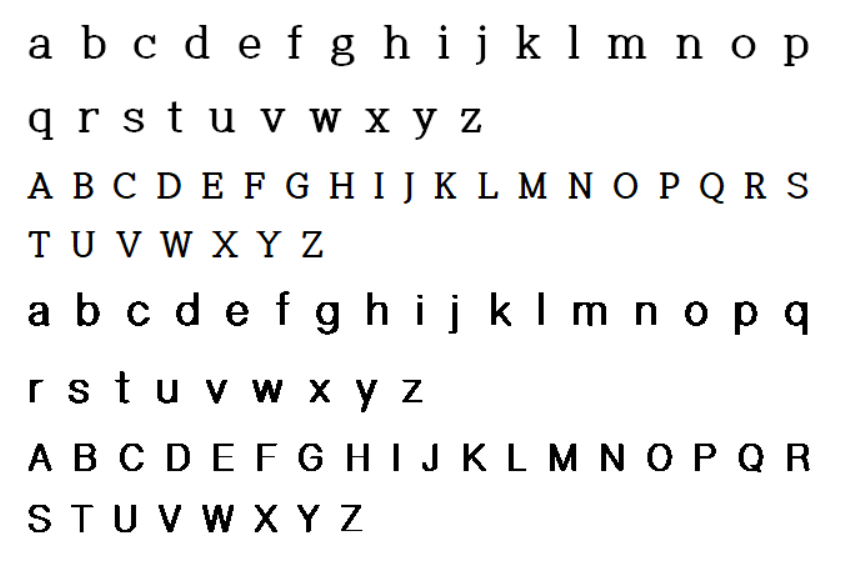
//> input picture spec2.PNG, 853 x 577 px
$ ./GenData   (built with g++ and OpenCV 4)
//> lines starting //> are read from the running program, lines starting //| are printed output that depends on the picture; after the words box and inside, x2 and y2 are one past the last pixel; in counts of white or black regions, pixels touching at a corner belong together
#include<opencv2/core/core.hpp>
#include<opencv2/highgui/highgui.hpp>
#include<opencv2/imgproc/imgproc.hpp>
#include<opencv2/ml/ml.hpp>
#include<opencv2/opencv.hpp>
#include<opencv2/imgcodecs.hpp>

#include<iostream>
#include<vector>
#include<math.h>
#include<stdlib.h>
#include<stdio.h>

// global variables ///////////////////////////////////////////////////////////////////////////////
const int MIN_CONTOUR_AREA = 50;

const int RESIZED_IMAGE_WIDTH = 20;
const int RESIZED_IMAGE_HEIGHT = 30;

///////////////////////////////////////////////////////////////////////////////////////////////////
int main() {

    cv::Mat imgTrainingNumbers;         // input image
    cv::Mat imgGrayscale;               //
    cv::Mat imgBlurred;                 // declare various images
    cv::Mat imgThresh;                  //
    cv::Mat imgThreshCopy;              //

    std::vector<std::vector<cv::Point> > ptContours;        // declare contours vector
    std::vector<cv::Vec4i> v4iHierarchy;                    // declare contours hierarchy

    cv::Mat matClassificationInts;      // these are our training classifications, note we will have to perform some conversions before writing to file later

                                        // these are our training images, due to the data types that the KNN object KNearest requires, we have to declare a single Mat,
                                        // then append to it as though it's a vector, also we will have to perform some conversions before writing to file later
    cv::Mat matTrainingImagesAsFlattenedFloats;

    // possible chars we are interested in are digits 0 through 9 and capital letters A through Z, put these in vector intValidChars
    std::vector<int> intValidChars = {
        'A', 'B', 'C', 'D', 'E', 'F', 'G', 'H', 'I', 'J',
        'K', 'L', 'M', 'N', 'O', 'P', 'Q', 'R', 'S', 'T',
        'U', 'V', 'W', 'X', 'Y', 'Z',
		'a', 'b', 'c','d','e','f','g','h','i','j','k','l','m','n','o','p','q','r','s','t','u','v','w','x','y','z'};

    imgTrainingNumbers = cv::imread("spec2.PNG");          // read in training numbers image
//> imgTrainingNumbers is the input picture: 577 rows x 853 cols, CV_8UC3; mean B, G, R 241.5, 241.5, 241.5

    if (imgTrainingNumbers.empty()) {                               // if unable to open image
        std::cout << "error: image not read from file\n\n";         // show error message on command line
        return(0);                                                  // and exit program
    }

    cv::cvtColor(imgTrainingNumbers, imgGrayscale, cv::COLOR_RGB2GRAY);

    cv::GaussianBlur(imgGrayscale,              // input image
        imgBlurred,                             // output image
        cv::Size(5, 5),                         // smoothing window width and height in pixels
        0);                                     // sigma value, determines how much the image will be blurred, zero makes function choose the sigma value
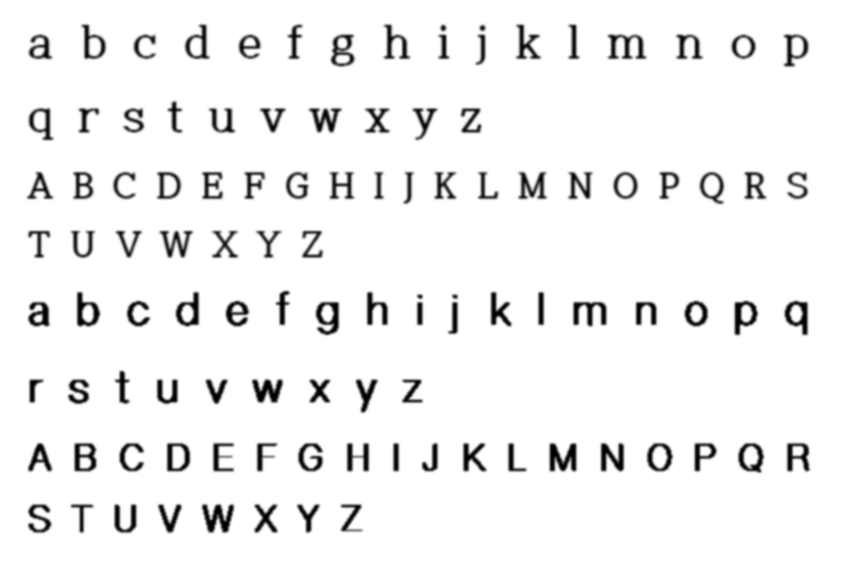
//> imgBlurred: 577 rows x 853 cols, CV_8UC1; min 0, max 255, mean 241.5
                                                // filter image from grayscale to black and white
    cv::adaptiveThreshold(imgBlurred,           // input image
        imgThresh,                              // output image
        255,                                    // make pixels that pass the threshold full white
        cv::ADAPTIVE_THRESH_GAUSSIAN_C,         // use gaussian rather than mean, seems to give better results
        cv::THRESH_BINARY_INV,                  // invert so foreground will be white, background will be black
        11,                                     // size of a pixel neighborhood used to calculate threshold value
        2);                                     // constant subtracted from the mean or weighted mean
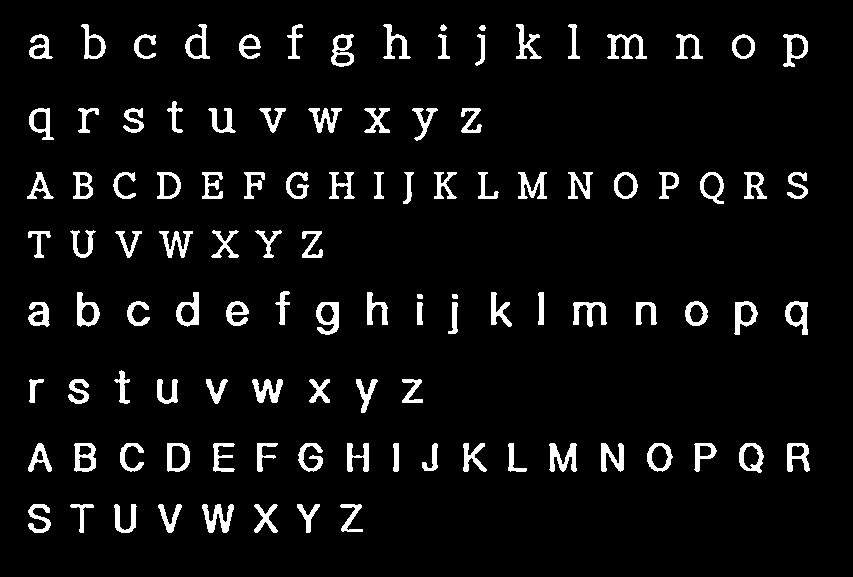
//> imgThresh: 577 rows x 853 cols, CV_8UC1; 6% white; 108 white regions

    cv::imshow("imgThresh", imgThresh);         // show threshold image for reference

    imgThreshCopy = imgThresh.clone();          // make a copy of the thresh image, this in necessary b/c findContours modifies the image

    cv::findContours(imgThreshCopy,             // input image, make sure to use a copy since the function will modify this image in the course of finding contours
        ptContours,                             // output contours
        v4iHierarchy,                           // output hierarchy
        cv::RETR_EXTERNAL,                      // retrieve the outermost contours only
        cv::CHAIN_APPROX_SIMPLE);               // compress horizontal, vertical, and diagonal segments and leave only their end points
//> ptContours = 108 contours, 2 with area under 20; largest, box (x1, y1, x2, y2) and area: (167, 443, 190, 472) 558, (739, 443, 764, 473) 549, (647, 443, 673, 472) 542, (316, 302, 339, 335) 534, (74, 443, 96, 472) 524; v4iHierarchy = 108 items, first 8: [1, -1, -1, -1], [2, 0, -1, -1], [3, 1, -1, -1], [4, 2, -1, -1], [5, 3, -1, -1], [6, 4, -1, -1], [7, 5, -1, -1], [8, 6, -1, -1]

    for (int i = 0; i < ptContours.size(); i++) {                           // for each contour
        if (cv::contourArea(ptContours[i]) > MIN_CONTOUR_AREA) {                // if contour is big enough to consider
            cv::Rect boundingRect = cv::boundingRect(ptContours[i]);                // get the bounding rect

            cv::rectangle(imgTrainingNumbers, boundingRect, cv::Scalar(0, 0, 255), 2);      // draw red rectangle around each contour as we ask user for input

            cv::Mat matROI = imgThresh(boundingRect);           // get ROI image of bounding rect

            cv::Mat matROIResized;
            cv::resize(matROI, matROIResized, cv::Size(RESIZED_IMAGE_WIDTH, RESIZED_IMAGE_HEIGHT));     // resize image, this will be more consistent for recognition and storage

            cv::imshow("matROI", matROI);                               // show ROI image for reference
            cv::imshow("matROIResized", matROIResized);                 // show resized ROI image for reference
            cv::imshow("imgTrainingNumbers", imgTrainingNumbers);       // show training numbers image, this will now have red rectangles drawn on it

            int intChar = cv::waitKey(0);           // get key press

            if (intChar == 27) {        // if esc key was pressed
                return(0);              // exit program
            }
            else if (std::find(intValidChars.begin(), intValidChars.end(), intChar) != intValidChars.end()) {     // else if the char is in the list of chars we are looking for . . .
                matClassificationInts.push_back(intChar);       // append classification char to integer list of chars

                cv::Mat matImageFloat;                          // now add the training image (some conversion is necessary first) . . .
                matROIResized.convertTo(matImageFloat, CV_32FC1);       // convert Mat to float

                cv::Mat matImageFlattenedFloat = matImageFloat.reshape(1, 1);       // flatten

                matTrainingImagesAsFlattenedFloats.push_back(matImageFlattenedFloat);       // add to Mat as though it was a vector, this is necessary due to the
                                                                                            // data types that KNearest.train accepts
            }   // end if
        }   // end if
    }   // end for
//> this loop made 108 passes; the space key is pressed
//> boundingRect on passes 1 to 12: Rect(340, 504, 23, 28), Rect(297, 504, 23, 29), Rect(254, 504, 24, 29), Rect(202, 504, 32, 29), Rect(158, 504, 24, 29), Rect(114, 504, 23, 29), Rect(70, 504, 24, 29), Rect(28, 504, 23, 29), Rect(787, 443, 23, 29), Rect(739, 443, 25, 30), Rect(694, 443, 23, 29), Rect(647, 443, 26, 29)
//> pass 1, `cv::Mat matROI = imgThresh(boundingRect);`:
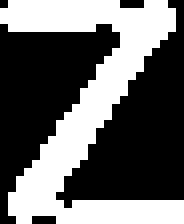
//> matROI: 28 rows x 23 cols, CV_8UC1 (shown 8 times larger); 40.2% white; 1 white region, box (x1, y1, x2, y2) and area: (0, 0, 23, 28) 259
//> pass 1, `cv::resize(matROI, matROIResized, cv::Size(RESIZED_IMAGE_WIDTH, RESIZE..`:
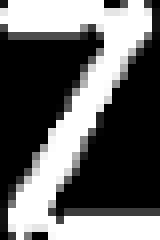
//> matROIResized: 30 rows x 20 cols, CV_8UC1 (shown 8 times larger); min 0, max 255, mean 102.5
//> pass 2, `cv::Mat matROI = imgThresh(boundingRect);`:
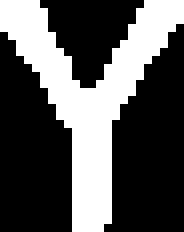
//> matROI: 29 rows x 23 cols, CV_8UC1 (shown 8 times larger); 34% white; 1 white region, box (x1, y1, x2, y2) and area: (0, 0, 23, 29) 227
//> after the loop:
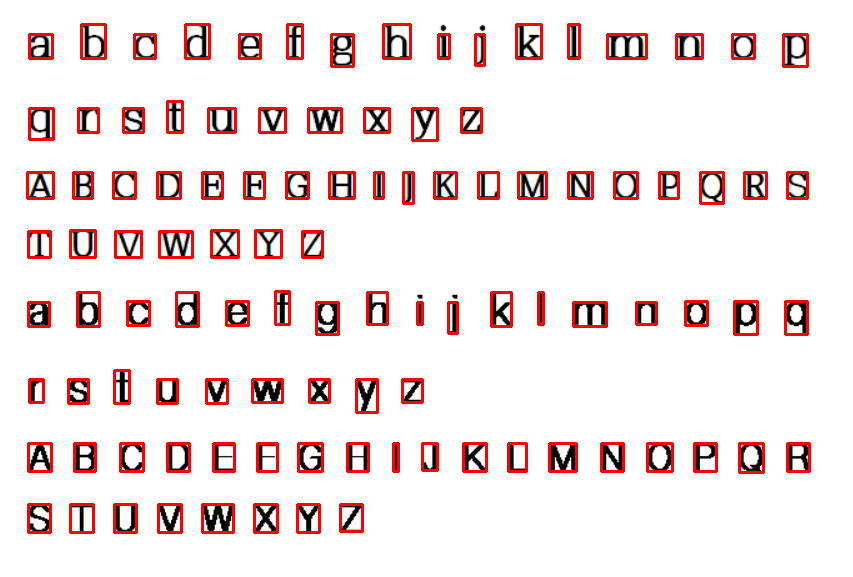
//> imgTrainingNumbers: 577 rows x 853 cols, CV_8UC3; 6.12% of pixels changed, all inside (x1, y1, x2, y2) = (26, 23, 811, 534)

    std::cout << "training complete\n\n";

    // save classifications to file ///////////////////////////////////////////////////////

    cv::FileStorage fsClassifications("classifications.xml", cv::FileStorage::WRITE);           // open the classifications file

    if (fsClassifications.isOpened() == false) {                                                        // if the file was not opened successfully
        std::cout << "error, unable to open training classifications file, exiting program\n\n";        // show error message
        return(0);                                                                                      // and exit program
    }

    fsClassifications << "classifications" << matClassificationInts;        // write classifications into classifications section of classifications file
    fsClassifications.release();                                            // close the classifications file

                                                                            // save training images to file ///////////////////////////////////////////////////////

    cv::FileStorage fsTrainingImages("images.xml", cv::FileStorage::WRITE);         // open the training images file

    if (fsTrainingImages.isOpened() == false) {                                                 // if the file was not opened successfully
        std::cout << "error, unable to open training images file, exiting program\n\n";         // show error message
        return(0);                                                                              // and exit program
    }

    fsTrainingImages << "images" << matTrainingImagesAsFlattenedFloats;         // write training images into images section of images file
    fsTrainingImages.release();                                                 // close the training images file

    return(0);
}

$ run again, with image.png copied over spec2.PNG
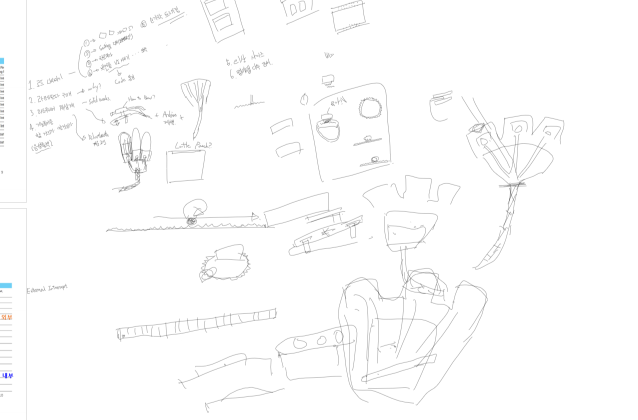
//> input picture image.png, 1276 x 840 px (shown at 1/2 size)
//> imgTrainingNumbers is the input picture: 840 rows x 1276 cols, CV_8UC3; mean B, G, R 252.4, 252.4, 252.4
//> `cv::adaptiveThreshold(imgBlurred, imgThresh, 255, cv::ADAPTIVE_THRESH_..`:
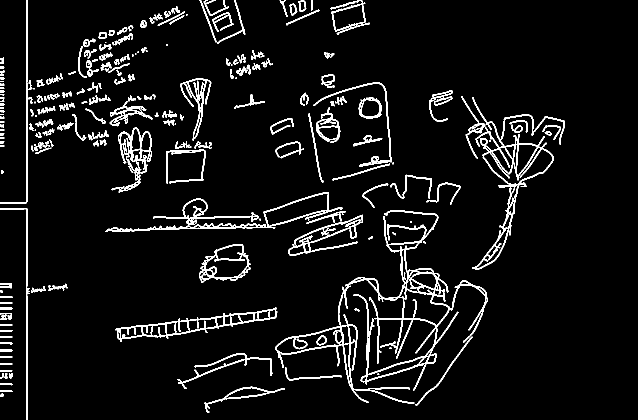
//> imgThresh: 840 rows x 1276 cols, CV_8UC1 (shown at 1/2 size); 6.2% white; 252 white regions (40 under 20 px)
//> ptContours = 245 contours, 52 with area under 20; largest, box (x1, y1, x2, y2) and area: (550, 420, 976, 808) 22774, (931, 194, 1129, 540) 9095, (211, 384, 685, 464) 8434, (231, 615, 555, 684) 7075, (398, 488, 502, 566) 5224; v4iHierarchy = 245 items, first 8: [1, -1, -1, -1], [2, 0, -1, -1], [3, 1, -1, -1], [4, 2, -1, -1], [5, 3, -1, -1], [6, 4, -1, -1], [7, 5, -1, -1], [8, 6, -1, -1]
//> the loop `for (int i = 0; i < ptContours.size(); i++)` made 245 passes; the space key is pressed
//> boundingRect on passes 3, 9, 10, 12, 13, 15, 16, 20: Rect(409, 773, 161, 53), Rect(570, 734, 114, 28), Rect(0, 726, 25, 4), Rect(355, 706, 190, 72), Rect(0, 699, 25, 4), Rect(0, 685, 25, 4), Rect(831, 673, 114, 139), Rect(0, 626, 24, 14)
//> after the loop `for (int i = 0; i < ptContours.size(); i++)`:
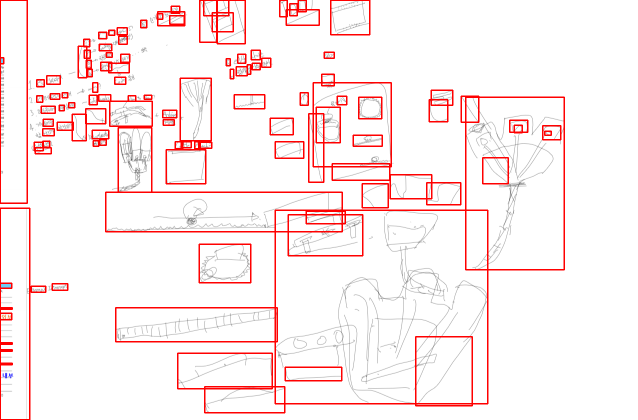
//> imgTrainingNumbers: 840 rows x 1276 cols, CV_8UC3 (shown at 1/2 size); 5.6% of pixels changed, all inside (x1, y1, x2, y2) = (0, 0, 1130, 840)
